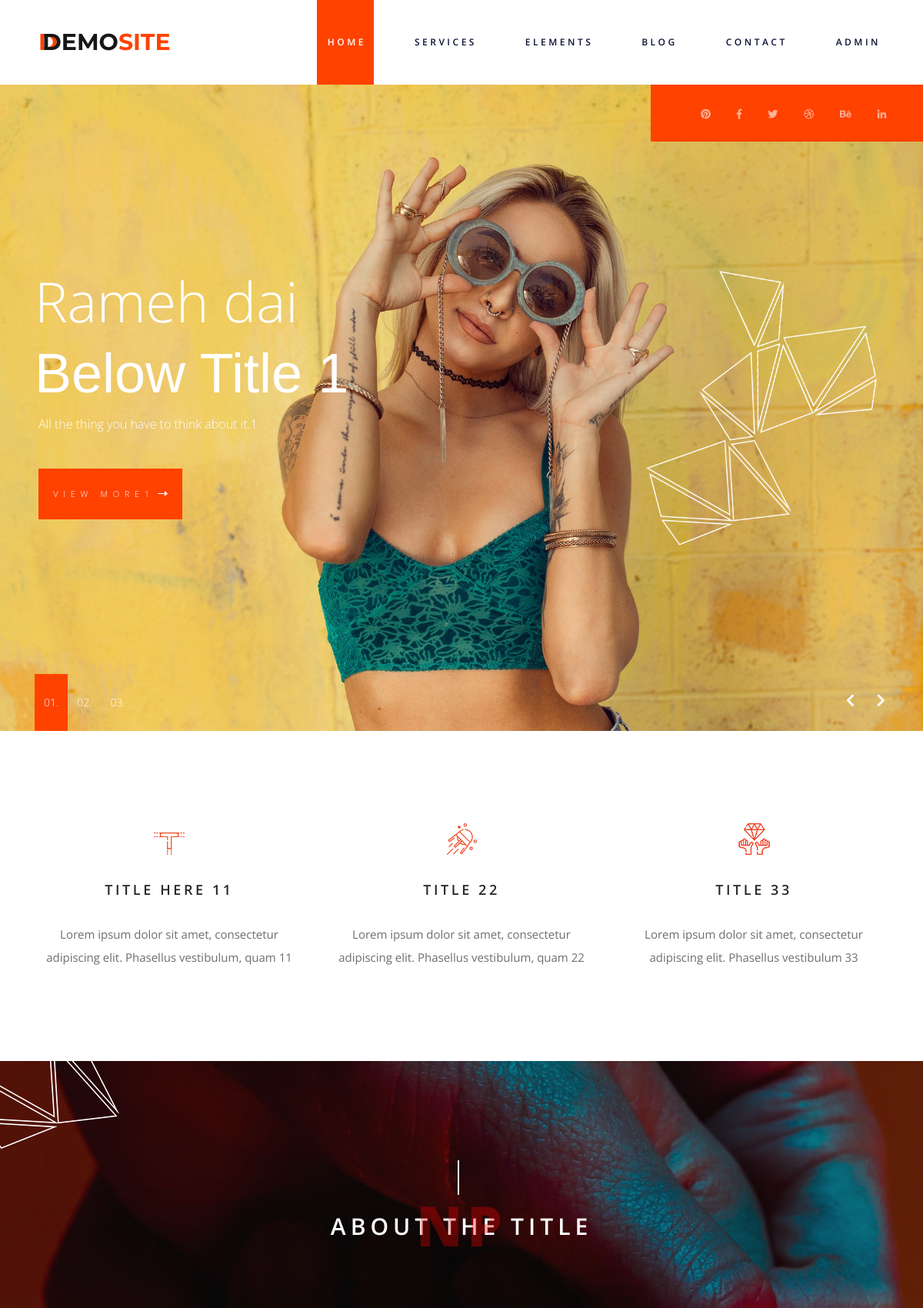
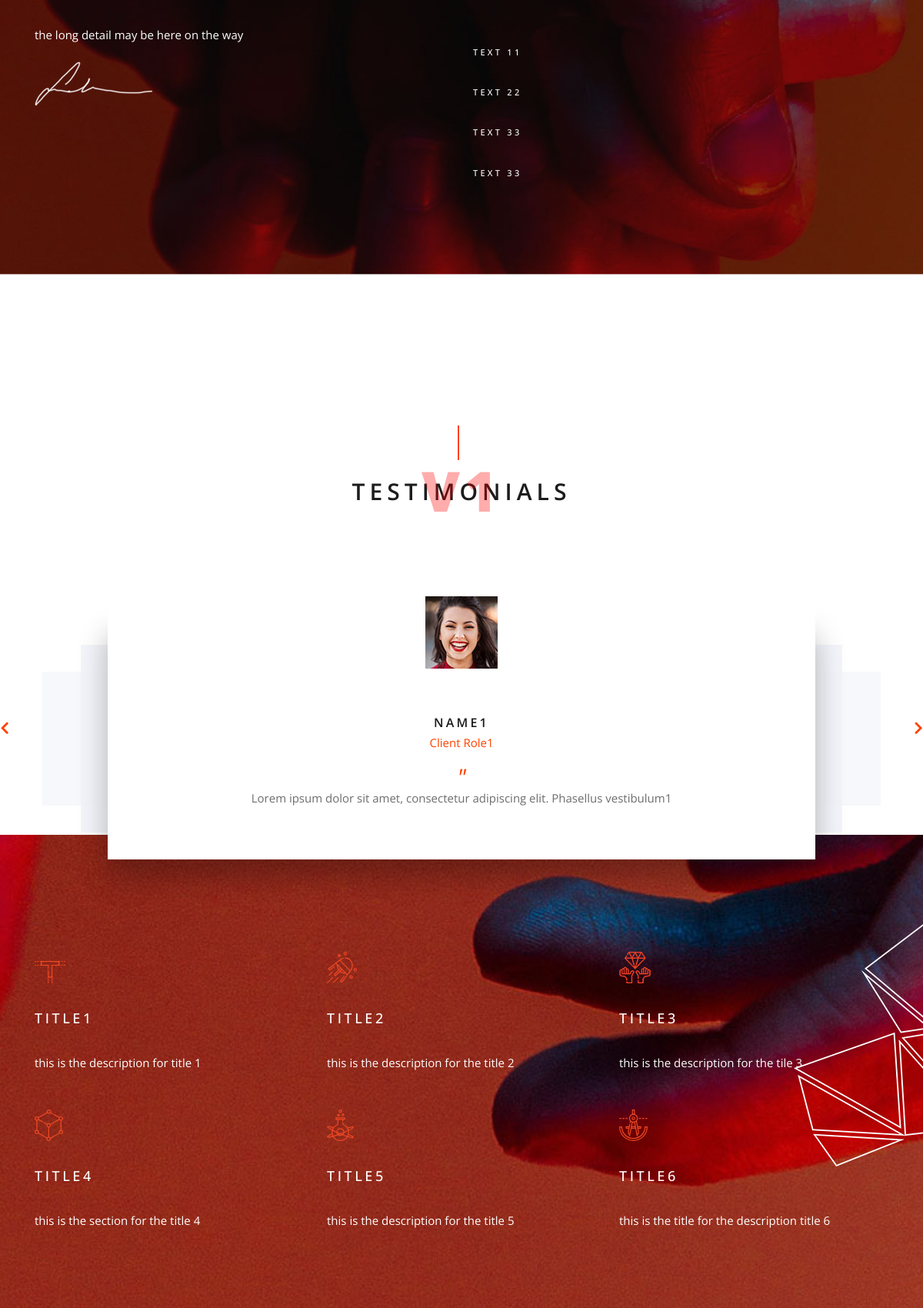
The page / (upper part) on the database its author committed (2 pictures, top to bottom).
### tables this page shows
CREATE TABLE `top_header` (
  `top_header_id` int(3) NOT NULL,
  `title_text` varchar(255) NOT NULL,
  `bg_title_text` varchar(255) NOT NULL,
  `subtitle_text` varchar(255) NOT NULL,
  `top_header_date` date NOT NULL
);

CREATE TABLE `home_section1` (
  `section1_id` int(3) NOT NULL,
  `section1_title` varchar(255) NOT NULL,
  `section1_subtitle` varchar(255) NOT NULL,
  `section1_description` varchar(255) NOT NULL,
  `section1_image` text NOT NULL,
  `section1_button_text` varchar(255) NOT NULL,
  `section1_button_link` varchar(255) NOT NULL,
  `section1_date` date NOT NULL
);

CREATE TABLE `home_section2` (
  `section2_id` int(3) NOT NULL,
  `section2_title` varchar(255) NOT NULL,
  `section2_description` varchar(255) NOT NULL,
  `section2_icon` text NOT NULL,
  `section2_date` date NOT NULL
);

CREATE TABLE `home_section3` (
  `section3_id` int(255) NOT NULL,
  `section3_title` varchar(255) NOT NULL,
  `section3_description` varchar(255) NOT NULL,
  `section3_bg_image` text NOT NULL,
  `section3_signature` text NOT NULL,
  `section3_bg_text` varchar(255) NOT NULL,
  `section3_pb_text1` varchar(255) NOT NULL,
  `section3_pb_value1` varchar(255) NOT NULL,
  `section3_pb_text2` varchar(255) NOT NULL,
  `section3_pb_value2` varchar(255) NOT NULL,
  `section3_pb_text3` varchar(255) NOT NULL,
  `section3_pb_value3` varchar(255) NOT NULL,
  `section3_pb_text4` varchar(255) NOT NULL,
  `section3_pb_value4` varchar(255) NOT NULL,
  `section3_date` date NOT NULL
);

CREATE TABLE `home_section4` (
  `section4_id` int(3) NOT NULL,
  `section4_title` varchar(255) NOT NULL,
  `section4_bg_title` varchar(255) NOT NULL,
  `section4_client_image` text NOT NULL,
  `section4_client_name` varchar(255) NOT NULL,
  `section4_client_role` varchar(255) NOT NULL,
  `section4_client_view` varchar(255) NOT NULL,
  `section4_date` date NOT NULL
);

CREATE TABLE `home_section5` (
  `section5_id` int(3) NOT NULL,
  `section5_bg_image` text NOT NULL,
  `section5_button_text` varchar(255) NOT NULL,
  `section5_button_link` varchar(255) NOT NULL,
  `section5_title` varchar(255) NOT NULL,
  `section5_description` varchar(255) NOT NULL,
  `section5_icon` text NOT NULL,
  `section5_date` date NOT NULL
);

### index.php (the view, shortened to what the rows shown need)
<?php include "includes/db.php"; ?>
<?php include "includes/home_header.php"; ?>
<div class="home">
    <div class="hero_slider_container slider_prlx">
        <div class="owl-carousel owl-theme hero_slider">
            <?php
                $query = "SELECT * FROM home_section1";
                $query_select = mysqli_query($connection , $query);
                while($section1_rows = mysqli_fetch_assoc($query_select)){
                    $section1_slider_title = $section1_rows['section1_title'];
                    $section1_slider_subtitle = $section1_rows['section1_subtitle'];
                    $section1_slider_description = $section1_rows['section1_description'];
                    $upload_slider_image = $section1_rows['section1_image'];
                    $section1_slider_button_text = $section1_rows['section1_button_text'];
                    $section1_slider_button_link = $section1_rows['section1_button_link'];
                ?>
            <div class="owl-item main_slider_item">
                <div class="main_slider_item_bg" style="background-image:url(uploads/images/<?php echo $upload_slider_image; ?>)"></div>
                <div class="main_slider_shapes"><img src="uploads/main_slider_shapes.png" alt="" style="width: 100% !important;"></div>
                <div class="container">
                    <div class="row">
                        <div class="col slider_content_col">
                            <div class="main_slider_content">
                                    <h1><?php echo $section1_slider_title; ?></h1>
                                    <h1><span><?php echo $section1_slider_subtitle; ?></span></h1>
                                    <p><?php echo $section1_slider_description; ?> </p>
                                    <div class="button discover_button">
                                        <a href="../<?php echo $section1_slider_button_link; ?>" class="d-flex flex-row align-items-center justify-content-center" target="_blank"><?php echo $section1_slider_button_text; ?><img src="uploads/arrow_right.svg" alt=""></a>
                                    </div>
                            </div>
                        </div>
                    </div>
                </div>
            </div>
            <?php
                }
            ?>
        </div>
    </div>
</div>
<div class="features">
    <div class="container">
        <div class="row align-items-end">
            <?php
                $query2 = "SELECT * FROM home_section2";
                $query_select2 = mysqli_query($connection , $query2);
                while($section2_rows = mysqli_fetch_assoc($query_select2)){
                    $section2_title = $section2_rows['section2_title'];
                    $section2_description = $section2_rows['section2_description'];
                    $upload_icon = $section2_rows['section2_icon'];
                ?>
            <div class="col-lg-4 features_col">
                <div class="features_item d-flex flex-column align-items-center justify-content-end text-center">
                    <div class="icon_container d-flex flex-column justify-content-end">
                        <img src="uploads/images/<?php echo $upload_icon; ?>" alt="">
                    </div>
                    <h3><?php echo $section2_title; ?></h3>
                    <p><?php echo $section2_description; ?></p>
                </div>
            </div>
<?php } ?>
        </div>
    </div>
</div>
<div class="about prlx_parent">
           <?php
                $query3_value = "SELECT * FROM home_section3 WHERE section3_id = 1";
                $query_select3_value = mysqli_query($connection , $query3_value);
                $section3_rows = mysqli_fetch_assoc($query_select3_value);
                    $section3_title_value = $section3_rows['section3_title'];
                    $section3_description_value = $section3_rows['section3_description'];
                    $section3_bg_text_value = $section3_rows['section3_bg_text'];
                    $upload_bg_image_name_value = $section3_rows['section3_bg_image'];
                    $section3_pb_text1 = $section3_rows['section3_pb_text1'];
                    $section3_pb_value1 = $section3_rows['section3_pb_value1'];
                    $section3_pb_text2 = $section3_rows['section3_pb_text2'];
                    $section3_pb_value2 = $section3_rows['section3_pb_value2'];
                    $section3_pb_text3 = $section3_rows['section3_pb_text3'];
                    $section3_pb_value3 = $section3_rows['section3_pb_value3'];
                    $section3_pb_text4 = $section3_rows['section3_pb_text4'];
                    $section3_pb_value4 = $section3_rows['section3_pb_value4'];
                ?>
    <div class="about_background prlx" style="background-image:url(uploads/images/<?php echo $upload_bg_image_name_value; ?>)"></div>
    <div class="about_shapes"><img src="uploads/about_shapes.png" alt=""></div>
    <div class="container">
        <div class="row">
            <div class="col-lg-6 offset-lg-3 text-center section_title">
                <h2><?php echo $section3_title_value;?><span><?php echo $section3_bg_text_value; ?></span></h2>
            </div>
        </div>
        <div class="row">
            <div class="col-lg-6">
                <div class="about_text">
                    <p><?php echo $section3_description_value; ?></p>
                    <img src="uploads/signiture.png" alt="">
                </div>
            </div>
            <div class="col-lg-6">
                <div class="skills_container">
                    <ul class="progress_bar_container col_12 clearfix">
                        <li class="pb_item">
                            <div id="skill_1_pbar" class="skill_bars" data-perc="<?php echo $section3_pb_value1; ?>" data-name="skill_1_pbar"></div>
                            <h5><?php echo $section3_pb_text1; ?></h5>
                        </li>
                        <li class="pb_item">
                            <div id="skill_2_pbar" class="skill_bars" data-perc="<?php echo $section3_pb_value2; ?>" data-name="skill_2_pbar"></div>
                            <h5><?php echo $section3_pb_text2; ?></h5>
                        </li>
                        <li class="pb_item">
                            <div id="skill_3_pbar" class="skill_bars" data-perc="<?php echo $section3_pb_value3; ?>" data-name="skill_3_pbar"></div>
                            <h5><?php echo $section3_pb_text3; ?></h5>
                        </li>
                        <li class="pb_item">
                            <div id="skill_4_pbar" class="skill_bars" data-perc="<?php echo $section3_pb_value4; ?>" data-name="skill_4_pbar"></div>
                            <h5><?php echo $section3_pb_text4; ?></h5>
                        </li>
                    </ul>
                </div>
            </div>
        </div>
    </div>
</div>
<div class="testimonials">
    <div class="container">
        <div class="row">
           <?php
                $query4_value = "SELECT * FROM home_section4 WHERE section4_id = 1";
                $query_select4_value = mysqli_query($connection , $query4_value);
                $section4_rows = mysqli_fetch_assoc($query_select4_value);
                    $section4_title_value = $section4_rows['section4_title'];
                    $section4_bg_title_value = $section4_rows['section4_bg_title'];
                ?>
            <div class="col-lg-6 offset-lg-3 text-center section_title section_title_dark">
                <h2><?php echo $section4_title_value; ?><span><?php echo $section4_bg_title_value; ?></span></h2>
            </div>
        </div>
        <div class="row">
            <div class="col-lg-10 offset-lg-1">
                <div class="testimonials_container">
                    <div class="owl-carousel owl-theme testimonials_slider">
                       <?php
                $query4_value = "SELECT * FROM home_section4";
                $query_select4_value = mysqli_query($connection , $query4_value);
                while($section4_rows = mysqli_fetch_assoc($query_select4_value)){
                    $section4_client_image_value = $section4_rows['section4_client_image'];
                    $section4_client_name_value = $section4_rows['section4_client_name'];
                    $section4_client_role_value = $section4_rows['section4_client_role'];
                    $section4_client_view_value = $section4_rows['section4_client_view'];
                ?>
                        <div class="owl-item testimonials_item d-flex flex-column align-items-center justify-content-center text-center">
                            <div class="testimonials_content">
                                <div class="test_user_pic"><img src="uploads/images/<?php echo $section4_client_image_value; ?>" alt=""></div>
                                <div class="test_name"><?php echo $section4_client_name_value; ?></div>
                                <div class="test_title"><?php echo $section4_client_role_value; ?></div>
                                <div class="test_quote">"</div>
                                <p><?php echo $section4_client_view_value; ?></p>
                            </div>
                        </div>
                        <?php
                }
                        ?>
                    </div>
                </div>
            </div>
        </div>
    </div>
</div>
<div class="services prlx_parent">
            <?php
                $query5_value = "SELECT * FROM home_section5 WHERE section5_id = 1";
                $query_select5_value = mysqli_query($connection , $query5_value);
                $section5_rows = mysqli_fetch_assoc($query_select5_value);
                    $section5_bg_image_value = $section5_rows['section5_bg_image'];
                ?>
    <div class="services_background prlx" style="background-image:url(uploads/images/<?php echo $section5_bg_image_value; ?>)"></div>
    <div class="services_shapes"><img src="uploads/services_shapes.png" alt=""></div>
    <div class="container">
        <div class="row">
               <?php
                $query5_value = "SELECT * FROM home_section5";
                $query_select5_value = mysqli_query($connection , $query5_value);
                while($section5_rows = mysqli_fetch_assoc($query_select5_value)){
                    $section5_title_value = $section5_rows['section5_title'];
                    $section5_description_value = $section5_rows['section5_description'];
                    $section5_icon_value = $section5_rows['section5_icon'];
                ?>
            <div class="col-lg-4 service_item text-left d-flex flex-column align-items-start justify-content-start">
                <div class="icon_container d-flex flex-column justify-content-end">
                    <img src="uploads/images/<?php echo $section5_icon_value; ?>" alt="">
                </div>
                <h3><?php echo $section5_title_value; ?></h3>
                <p><?php echo $section5_description_value; ?></p>
            </div>
            <?php
                }
            ?>
        </div>
        <div class="row">
        </div>
    </div>
</div>
<?php include "includes/home_footer.php"; ?>

### includes/home_header.php (shortened to what the rows shown need)
<?php
                $query1_value = "SELECT * FROM top_header WHERE top_header_id = 1";
                $query_select1_value = mysqli_query($connection , $query1_value);
                $rows = mysqli_fetch_assoc($query_select1_value);
                    $title_text_value = $rows['title_text'];
                    $bg_title_text_value = $rows['bg_title_text'];
                    $subtitle_text_value = $rows['subtitle_text'];
                ?>
<!DOCTYPE html>
<html lang="en">
<head>
<link rel="stylesheet" type="text/css" href="styles/bootstrap4/bootstrap.min.css">
<link href="plugins/fontawesome-free-5.0.1/css/fontawesome-all.css" rel="stylesheet" type="text/css">
<link rel="stylesheet" type="text/css" href="plugins/OwlCarousel2-2.2.1/owl.carousel.css">
<link rel="stylesheet" type="text/css" href="plugins/OwlCarousel2-2.2.1/owl.theme.default.css">
<link rel="stylesheet" type="text/css" href="plugins/OwlCarousel2-2.2.1/animate.css">
<link rel="stylesheet" type="text/css" href="styles/main_styles.css">
<link rel="stylesheet" type="text/css" href="styles/responsive.css">
</head>
<body>
<div class="super_container">
	<header class="header d-flex flex-row justify-content-end align-items-center">
		<div class="logo_container mr-auto">
			<div class="logo">
				<a href="index.php"><span><?php echo $bg_title_text_value; ?></span><?php echo $title_text_value; ?><span><?php echo $subtitle_text_value; ?></span></a>
			</div>
		</div>
	</header>

### rows shown on the page
top_header: bg_title_text "D", title_text "DEMO", subtitle_text "SITE"
home_section1: section1_image (picture), section1_title "Rameh dai", section1_subtitle "Below Title 1", section1_description "All the thing you have to think about it.1", section1_button_text "VIEW MORE1"
home_section2: section2_icon (picture), section2_title "TITLE HERE 11", section2_description "Lorem ipsum dolor sit amet, consectetur adipiscing elit. Phasellus vestibulum, quam 11"
home_section2: section2_icon (picture), section2_title "TITLE 22", section2_description "Lorem ipsum dolor sit amet, consectetur adipiscing elit. Phasellus vestibulum, quam 22"
home_section2: section2_icon (picture), section2_title "TITLE 33", section2_description "Lorem ipsum dolor sit amet, consectetur adipiscing elit. Phasellus vestibulum 33"
home_section3: section3_bg_image (picture), section3_title "ABOUT THE TITLE", section3_bg_text "NP", section3_description "the long detail may be here on the way", section3_pb_text1 "TEXT 11", section3_pb_text2 "TEXT 22", section3_pb_text3 "TEXT 33", section3_pb_text4 "TEXT 33"
home_section4: section4_title "TESTIMONIALS", section4_bg_title "V1", section4_client_image (picture), section4_client_name "NAME1", section4_client_role "Client Role1", section4_client_view "Lorem ipsum dolor sit amet, consectetur adipiscing elit. Phasellus vestibulum1"
home_section5: section5_bg_image (picture), section5_icon (picture), section5_title "TITLE1", section5_description "this is the description for title 1"
home_section5: section5_icon (picture), section5_title "TITLE2", section5_description "this is the description for the title 2"
home_section5: section5_icon (picture), section5_title "TITLE3", section5_description "this is the description for the tile 3"
home_section5: section5_icon (picture), section5_title "TITLE4", section5_description "this is the section for the title 4"
home_section5: section5_icon (picture), section5_title "TITLE5", section5_description "this is the description for the title 5"
home_section5: section5_icon (picture), section5_title "TITLE6", section5_description "this is the title for the description title 6"
